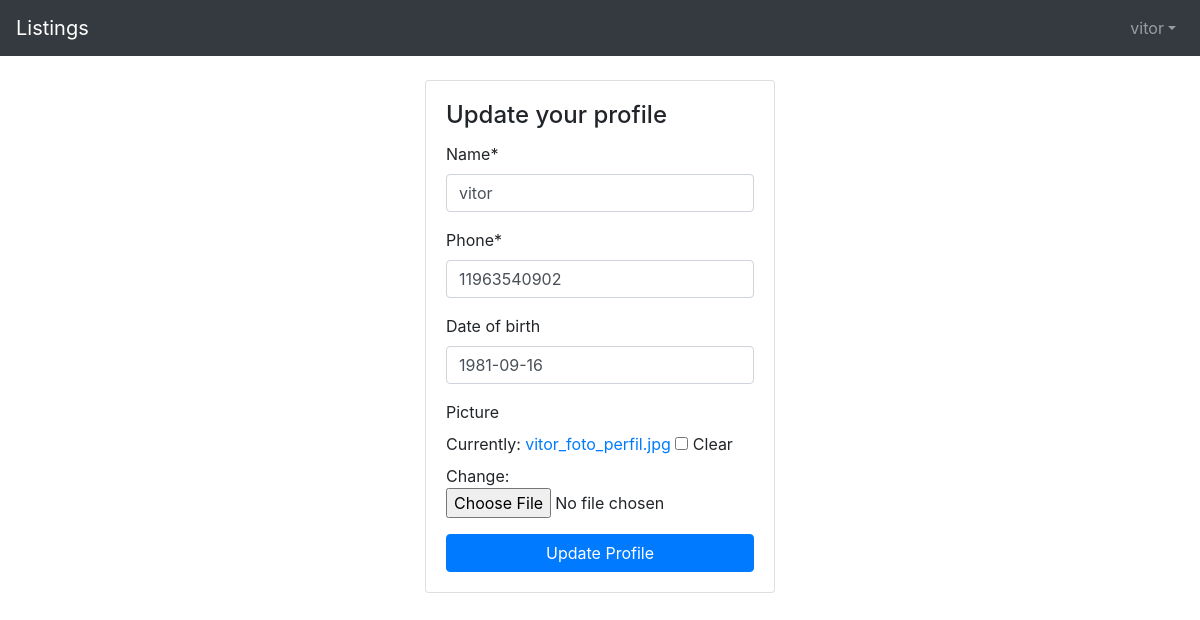
/profile/ (signed in), run on the app's committed database.
### accounts/models.py (models this page shows, shortened)
class Account(AbstractBaseUser, PermissionsMixin):
    email = models.EmailField(unique=True)
    name = models.CharField(max_length=150)
    phone = models.CharField(max_length=50)
    date_of_birth = models.DateField(blank=True, null=True)
    picture = models.ImageField(blank=True, null=True)
    is_staff = models.BooleanField(default=False)
    is_active = models.BooleanField(default=True)
    date_joined = models.DateTimeField(default=timezone.now)
    last_login = models.DateTimeField(null=True)
    objects = AccountManager()
    USERNAME_FIELD = 'email'
    REQUIRED_FIELDS = ['name', 'phone']

### accounts/views.py (the view, shortened to what this page needs)
# urls.py: path('profile/', ProfileView.as_view(), name='profile'),
class ProfileView(UpdateView):
    model = Account
    fields = ['name', 'phone', 'date_of_birth', 'picture']
    template_name = 'registration/profile.html'
    def get_object(self):
        return self.request.user

### templates/registration/profile.html (shortened to what this page needs)
{% extends 'base.html' %}
{% load crispy_forms_tags %}
{% block content %}
<div class="row justify-content-center">
    <div class="col-4">
        <div class="card">
            <div class="card-body">
                <h4 class="card-title">Update your profile</h4>
                <form method="POST" enctype="multipart/form-data">
                    {{form|crispy}}
                    <button type="submit" class="btn btn-primary btn-block">Update Profile</button>
                </form>
            </div>
        </div>
    </div>
</div>
{% endblock %}

### templates/base.html (shortened to what this page needs)
<!doctype html>
<html lang="en">
<head>
    <link rel="stylesheet" href="https://stackpath.bootstrapcdn.com/bootstrap/4.3.1/css/bootstrap.min.css">
    <link rel="stylesheet" href="https://maxcdn.bootstrapcdn.com/font-awesome/4.7.0/css/font-awesome.min.css">
</head>
<body>
    <nav class="navbar navbar-expand-md navbar-dark fixed-top bg-dark">
        <a href="{% url "home" %}" class="navbar-brand">Listings</a>
        {% if user.is_authenticated %}
        <div id="navbarCollapse" class="collapse navbar-collapse">
            <ul class="nav navbar-nav ml-auto">
                <li class="nav-item dropdown">
                    <a href="#" class="nav-link dropdown-toggle" data-toggle="dropdown">{{user.name}}</a>
                </li>
            </ul>
        </div>
        {% endif %}
    </nav>
    <main role="main" class="container">
        {% block content %}
        {% endblock %}
    </main>
</body>

### templates/base.html (style rules this page uses)
body { padding-top: 5rem; }

### data on the page
Account: name "vitor", phone "11963540902", date_of_birth "1981-09-16"
